Frame 1 (no input): blank canvas, image omitted
Frame 60 (no input): blank canvas, image omitted
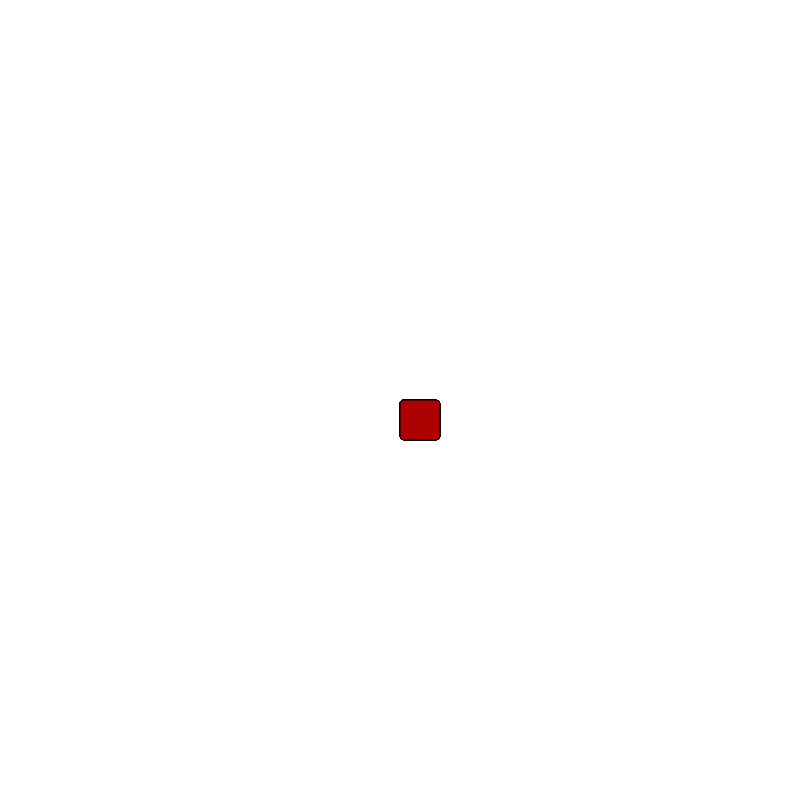
Frame 120 (the mouse pressed at the canvas centre since frame 60)

The p5.js sketch whose frames 1 and 60 were blank and that drew this single picture after the mouse press (run headless with seeded random() and noise() and a simulated clock; from frame 60 on, the mouse is pressed at the canvas centre):

// p5.js sketch
// ── sketch.js
var x = [];
var y = [];
var size = [];

function setup() {
  createCanvas(800, 800);
  max_distance = dist(0,0,width,height);
}

function draw() {
  //background(220);
  
  if(mouseIsPressed){
    x.push(mouseX);
    y.push(mouseY);
     
}
  for (var i=0; i<x.length; i=i+1) {
  fill(random(1,200),0,0);
  rect(x[i],y[i],40,40,4);
    
    var dx = mouseX-x[i];
    var dy = mouseY-y[i];
    
    x[i] = x[i] + dx/100;
  y[i] = y[i] + dy/100;
  }  

  if(keyIsPressed){
    x.pop(mouseX);
    y.pop(mouseY);
  }
  
}
